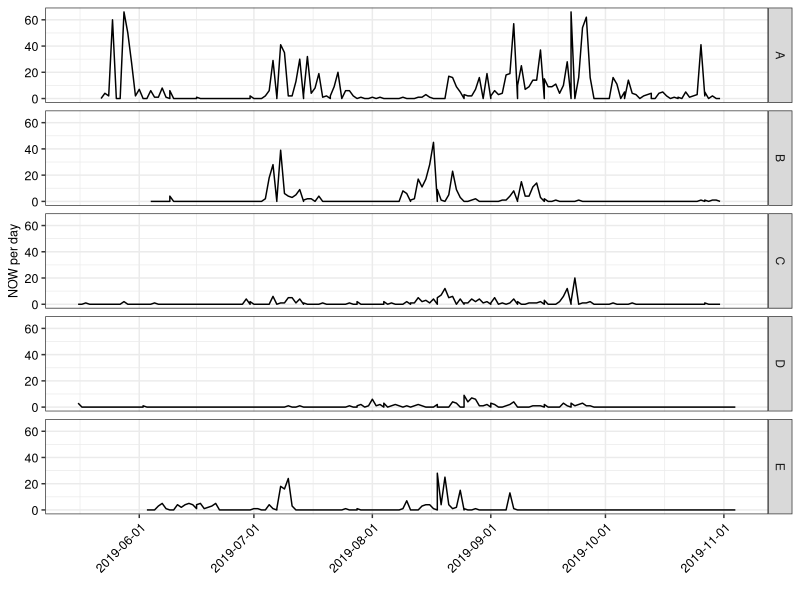
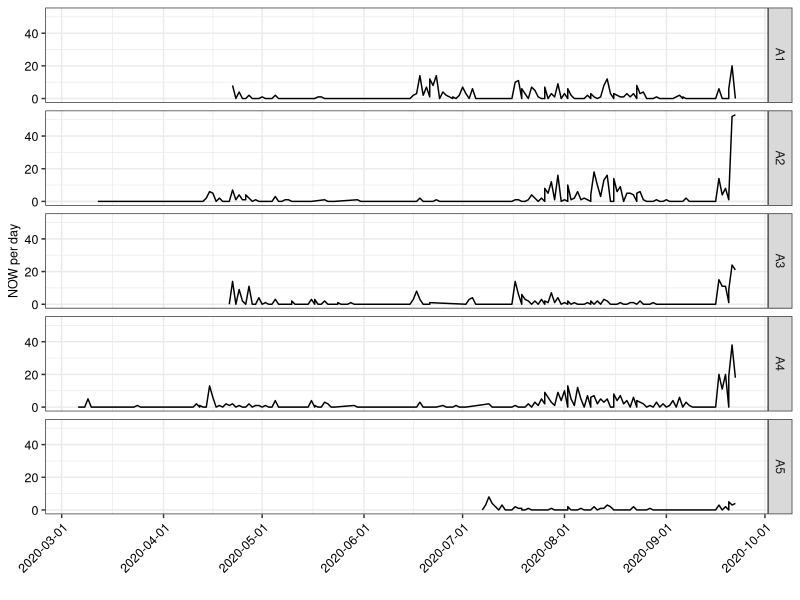
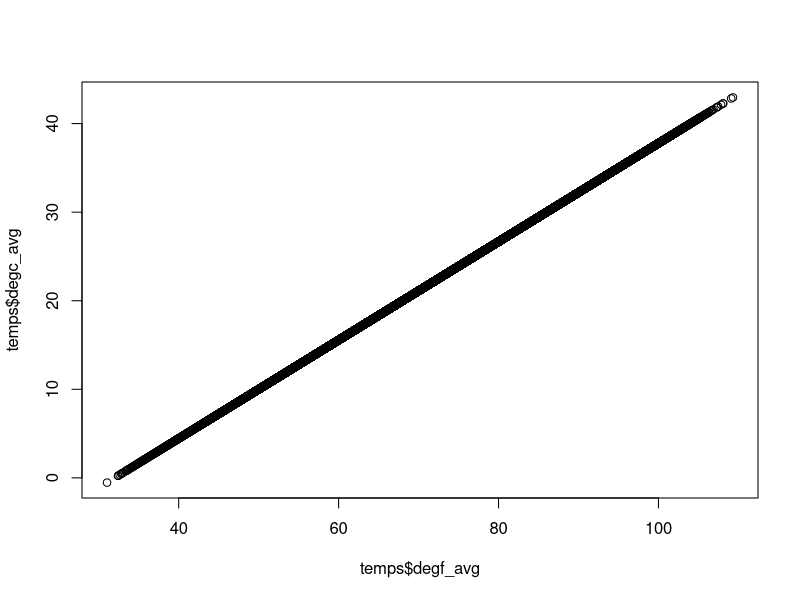
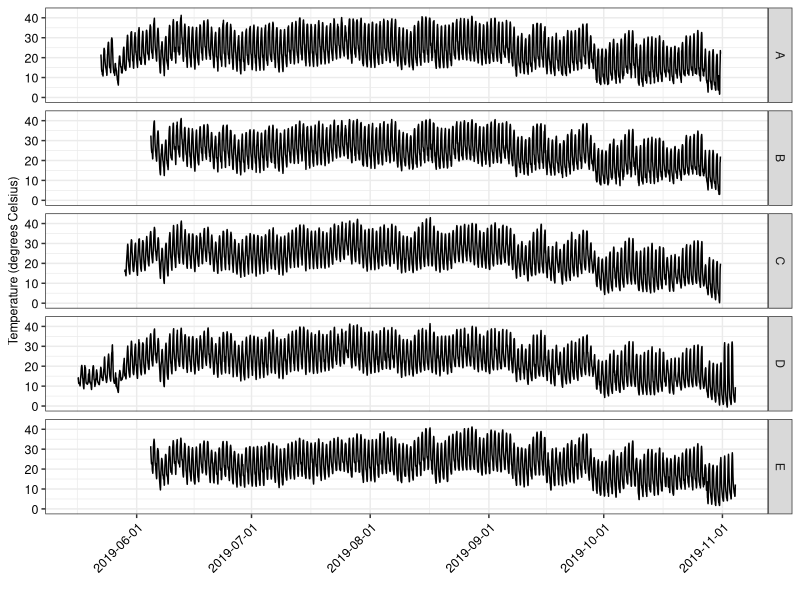
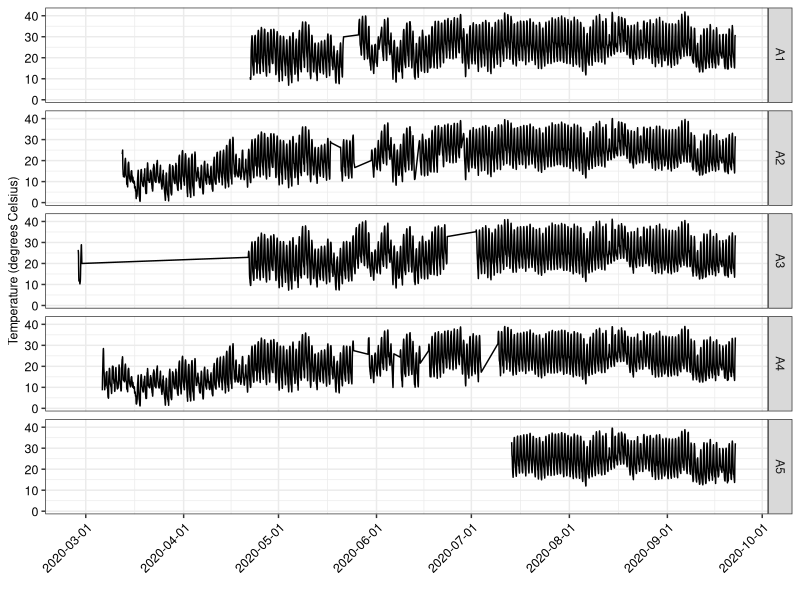
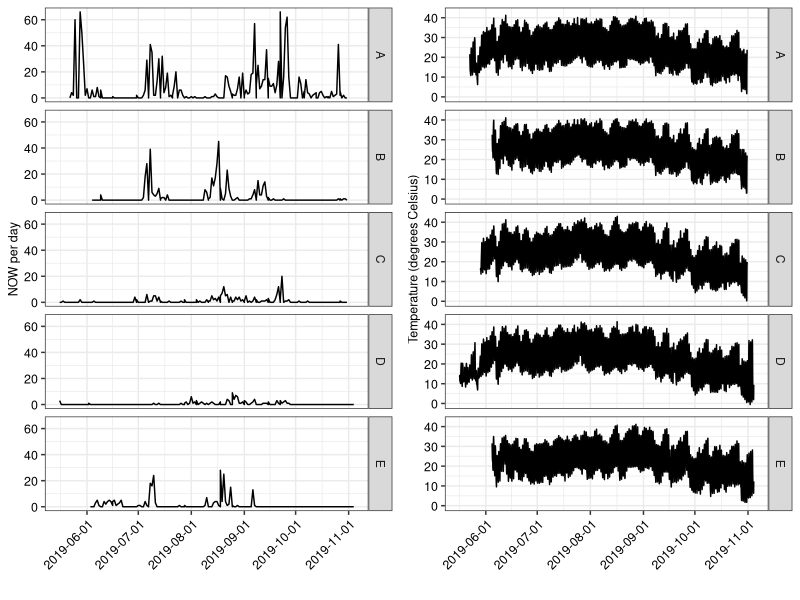
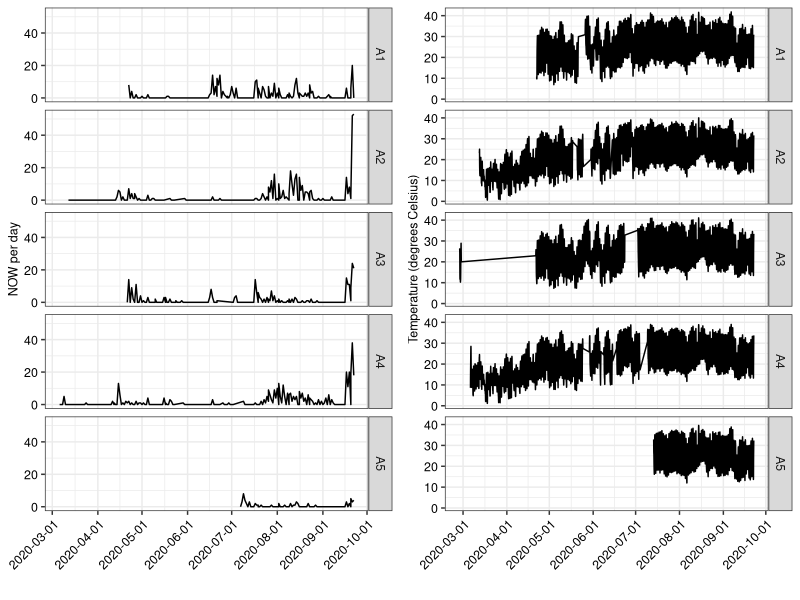
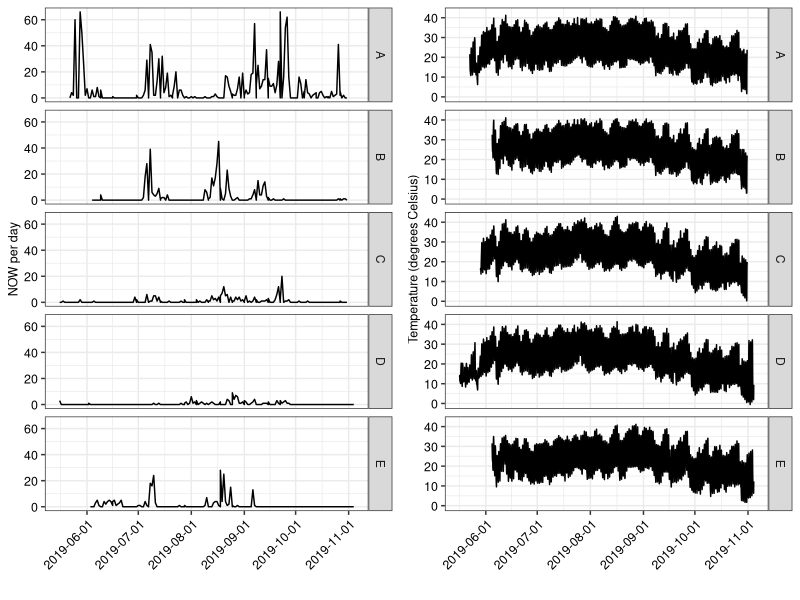

Write R code to recreate these figures, in order.
#===========================================================================#
# script3_plot_phenology_and_temperature.R
# 
# PARTS
# 1. Load 2019 and 2020 count data (line 25)
# 2. Seasonal overview of count data (line 66)
#    - p1: Daily count by site (line graph) for 2019
#    - p2: Daily count by site (line graph) for 2020
# 3. Load 2019 and 2020 temperature data (line 232)
#    - p3: Hourly temperature by site (line graph) for 2019
#    - p4: Hourly temperature by site (line graph) for 2020
# 5. Merge non-zero count data and temperature data (line 319)
#    - p1p3: p1 and p3 side by side [Fig2.jpg]
#    - p2p4: p2 and p4 side by side [Fig3.jpg]
# Output file "combined" saved as...
#   merged_count_and_temp_data.csv
# 6. Explore high and low temps by month
#
#===========================================================================#

library(tidyverse)
library(lubridate)
library(scales)
library(ggpubr)

#---------------------------------------------------------------------------#
#-- 1. Pool and 2019 and 2020 count data -----------------------------------
#---------------------------------------------------------------------------#

### Pool and save all count observarions (including 0)
counts_y19y20 <- read_csv("./data-intermediate/counts_all.csv")
counts_y19y20
# A tibble: 69,390 x 7
#   site  site2 datetime            pest_nmbr pest_dif reviewed event
#   <chr> <chr> <dttm>                  <dbl>    <dbl> <chr>    <chr>
# 1 Perez E     2019-06-03 16:56:00         0        0 No       NA   
# 2 Perez E     2019-06-03 17:56:00         0        0 No       NA   
# 3 Perez E     2019-06-03 18:56:00         0        0 No       NA   

### Set datetime format
counts_y19y20$datetime <- as.POSIXct(counts_y19y20$datetime)
str(counts_y19y20)
attr(counts_y19y20$datetime,"tzone")
# [1] ""

### Attach appropriate timezone attribute (takes daylight saving time into account)
lubridate::tz(counts_y19y20$datetime) <- "America/Los_Angeles"
attr(counts_y19y20$datetime,"tzone") # confirmation
# [1] "America/Los_Angeles"


counts_y19y20 <- counts_y19y20 %>% 
  select(datetime,pest_dif,site,site2) %>% 
  mutate(Yr = year(datetime),
         Mnth = month(datetime, label = TRUE, abbr = TRUE),
         Julian = yday(datetime),
         Hr = hour(datetime),
         Minute = minute(datetime))

head(counts_y19y20,2)
#              datetime pest_dif  site site2   Yr Mnth Julian Hr Minute
# 1 2019-06-06 03:59:00        1 Perez     E 2019  Jun    157  3     59
# 2 2019-06-06 05:59:00        2 Perez     E 2019  Jun    157  5     59

#---------------------------------------------------------------------------#
#-- 2. Plots for daily count data for 2019 and 2020                 ---------
#---------------------------------------------------------------------------#

### temporary data frame allsites for current figure

allsites <- counts_y19y20 %>% 
  mutate(wk = epiweek(datetime))

allsites$caldate <- as.Date(allsites$datetime)
head(allsites,2)
#   datetime pest_dif  site site2   Yr Mnth Julian Hr Minute wk    caldate
# 1 2019-06-06 03:59:00        1 Perez     E 2019  Jun    157  3     59 23 2019-06-06
# 2 2019-06-06 05:59:00        2 Perez     E 2019  Jun    157  5     59 23 2019-06-06

### sumarize counts by day

daily <- allsites %>% 
  group_by(Yr,wk,caldate,site2) %>% 
  summarize(orangeworm = sum(pest_dif)) %>% 
  rename(Date = caldate)
daily
# A tibble: 1,808 x 5
# Groups:   Yr, wk, Date [453]
#      Yr    wk Date       site2 orangeworm
#   <dbl> <dbl> <date>     <chr>      <int>
# 1  2019    17 2019-04-24 C             12
# 2  2019    17 2019-04-25 C              3
# 3  2019    17 2019-04-26 C              0
# 4  2019    17 2019-04-26 D              7

### Manipulate 2019 data file to improve graph appearance and to get 
### geom_line to return to 0 for dates with no captures

daily19 <- daily %>%
  filter(Yr == 2019)
(begin19 <- min(daily19$Date))
#[1] "2019-04-24"
(end19 <- max(daily19$Date))
# [1] "2019-10-30"
daily19
# A tibble: 973 x 5
# Groups:   Yr, wk, Date [223]
#      Yr    wk Date       site2 orangeworm
#   <dbl> <dbl> <date>     <chr>      <int>
# 1  2019    17 2019-04-24 C             12
# 2  2019    17 2019-04-25 C              3
# 3  2019    17 2019-04-26 C              0
# 4  2019    17 2019-04-26 D              7
# 5  2019    17 2019-04-27 C              2

### NB The earliest temperature data we have from Trapview units in 2019
### is May 16, and that is for the tv19e (MWoolf_east). Do not plot trap
### data prior to May 16
begin19 <- as.Date("2019-05-16")

site2 <- sort(unique(daily19$site2))
site2
# [1] "A" "B" "C" "D" "E"

Dates19 <- seq(begin19,end19, by = "1 day")
length(Dates19)
# 173

site2 <- rep(site2, each = 173)
Date <- rep(Dates19, times = 5)

Dates <- data.frame(site2,Date)
head(Dates)
head(daily19)
daily19b <- left_join(Dates,daily19)
head(daily19b,2)
#   site2       Date Yr wk orangeworm
# 1     A 2019-05-16 NA NA         NA
# 2     A 2019-05-17 NA NA         NA

# Replace NA with zero in this data frame
#daily19b$orangeworm[is.na(daily19b$orangeworm)] <- 0

# Pretty up var name for plotting
y19b <- daily19b %>% 
  rename(Site = site2)

head(y19b,2)
#   Site       Date Yr wk orangeworm
# 1    A 2019-05-16 NA NA         NA
# 2    A 2019-05-17 NA NA         NA

str(y19b)
# 'data.frame':	980 obs. of  5 variables:
# $ Site      : chr  "A" "A" "A" "A" ...
# $ Date      : Date, format: "2019-05-16" "2019-05-17" "2019-05-18" "2019-05-19" ...
# $ Yr        : num  NA NA NA NA NA ...
# $ wk        : num  NA NA NA NA NA NA 21 21 21 21 ...
# $ orangeworm: int  NA NA NA NA NA NA 0 4 2 60 ...

# keep getting errors--messed up by NA?
y19b <- y19b[complete.cases(y19b), ]
y19b

p1 <- ggplot(y19b, aes(x = Date,y = orangeworm)) +
  geom_line() +
  facet_grid(Site ~ .) +
  theme_bw() +
  scale_x_date(breaks = as.Date(c("2019-05-01","2019-06-01","2019-07-01","2019-08-01","2019-09-01","2019-10-01","2019-11-01"))) +
  xlab("") +
  ylab("NOW per day") +
  theme(axis.text.x = element_text(color = "black", size = 9, angle = 45, hjust = 1),
        axis.text.y = element_text(color = "black", size = 9),
        axis.title.x = element_text(color = "black", size = 9),
        axis.title.y = element_text(color = "black", size = 9),
        legend.title = element_text(color = "black", size = 14),
        legend.text = element_text(color = "black", size = 14))

p1

# ggsave(filename = "Y19_trapview_daily_by_site.jpg", p1, path = "./results",
#        width = 2.83, height = 5.83, dpi = 300, units = "in", device='jpg')

### Get plot for 2020 count data to match the one for 2019 
### count data
daily20 <- daily %>% 
  filter(Yr == 2020)
(begin20 <- min(daily20$Date))
#[1] "2019-03-09"
(end20 <- max(daily20$Date))
# [1] "2019-09-22"
daily20
# A tibble: 835 x 5
# Groups:   Yr, wk, Date [230]
#      Yr    wk Date       site2 orangeworm
#   <dbl> <dbl> <date>     <chr>      <int>
# 1  2020    10 2020-03-06 A4             0
# 2  2020    10 2020-03-07 A4             0


site2 <- sort(unique(daily20$site2))
site2
# [1] "A1" "A2" "A3" "A4" "A5"

Dates20 <- (Date = seq(begin20,end20, by = "1 day"))
# length = 201

site2 <- rep(site2, each = 201)
Date <- rep(Dates20, times = 5)

Dates20 <- data.frame(site2,Date)
head(Dates20)
daily20
# Groups:   Yr, wk, Date [230]
#      Yr    wk Date       site2 orangeworm
#   <dbl> <dbl> <date>     <chr>      <int>
# 1  2020    10 2020-03-06 A4             0
# 2  2020    10 2020-03-07 A4             0
# 3  2020    10 2020-03-08 A4             0

daily20b <- left_join(Dates20,daily20)
head(daily20b,2)
#   site2       Date Yr wk orangeworm
# 1    A1 2020-03-06 NA NA         NA
# 2    A1 2020-03-07 NA NA         NA

daily20b <- daily20b[complete.cases(daily20b), ]
daily20b <- daily20b %>% 
  rename(Site = site2)

p2 <- ggplot(daily20b, aes(x = Date,y = orangeworm)) +
  geom_line( ) +
  facet_grid(Site ~ .) +
  theme_bw() +
  scale_x_date(breaks = as.Date(c("2020-03-01","2020-04-01","2020-05-01","2020-06-01","2020-07-01","2020-08-01","2020-09-01","2020-10-01"))) +
    xlab("") +
  ylab("NOW per day") +
  theme(axis.text.x = element_text(color = "black", size = 9, angle = 45, hjust = 1),
        axis.text.y = element_text(color = "black", size = 9),
        axis.title.x = element_text(color = "black", size = 9),
        axis.title.y = element_text(color = "black", size = 9),
        legend.title = element_text(color = "black", size = 14),
        legend.text = element_text(color = "black", size = 14))

p2

# ggsave(filename = "Y20_trapview_wkly_by_site.jpg", p2, path = "./results",
#        width = 2.83, height = 5.83, dpi = 300, units = "in", device='jpg')

#---------------------------------------------------------------------------#
#-- 3. Plots for hourly temperature  data for 2019 and 2020 ----------------
#---------------------------------------------------------------------------#

# Load 2 year temperature data from data-intermediate
temps <- read_csv("./data-intermediate/temps_all.csv")
temps

tzone <- "America/Los_Angeles"
lubridate::tz(temps$Date_time) <- tzone
attr(temps$Date_time,"tzone")

#### Get new variable w degrees C
temps <- temps %>% 
  mutate(degc_avg = (degf_avg - 32)/1.8)

plot(temps$degf_avg,temps$degc_avg) # verify

# Add Yr, Mnth, Julian, and Hr to the temps data set
temps <- temps %>% 
  mutate(Yr = year(Date_time),
         Mnth = month(Date_time, label = TRUE, abbr = TRUE),
         Julian = yday(Date_time),
         Hr = hour(Date_time))
temps
# A tibble: 36,549 x 12
#   site  site2 Date_time           degf_avg degf_lo degf_hi rh_avg degc_avg    Yr Mnth  Julian    Hr
#   <chr> <chr> <dttm>                 <dbl>   <dbl>   <dbl>  <dbl>    <dbl> <dbl> <ord>  <dbl> <int>
# 1 Perez E     2019-06-04 16:00:00     88.7    86.2    90.5   59.8     31.5  2019 Jun      155    16
# 2 Perez E     2019-06-04 17:00:00     84      82.4    85.6   69.8     28.9  2019 Jun      155    17
# 3 Perez E     2019-06-04 18:00:00     80.7    79      82.2   74.4     27.0  2019 Jun      155    18

# Pretty and consistent names for plots
temps <- temps %>% 
  rename(Site = site2)

### Temperatures plot for 2019
temps19 <- temps %>% 
  filter(year(Date_time) == 2019)
str(temps19)


p3 <- ggplot(temps19, aes(x = Date_time, y = degc_avg)) +
  geom_line() +
  facet_grid(Site ~ .) +
  theme_bw() +
  #scale_x_datetime(breaks = as.Date.POSIXct(c("2020-03-01","2020-04-01","2020-05-01","2020-06-01","2020-07-01","2020-08-01","2020-09-01","2020-10-01"))) +
  scale_x_datetime(breaks = date_breaks("1 month")) +
  xlab("") +
  ylab("Temperature (degrees Celsius)") +
  theme(axis.text.x = element_text(color = "black", size = 9, angle = 45, hjust = 1),
        axis.text.y = element_text(color = "black", size = 9),
        axis.title.x = element_text(color = "black", size = 9),
        axis.title.y = element_text(color = "black", size = 9),
        legend.title = element_text(color = "black", size = 14),
        legend.text = element_text(color = "black", size = 14))

p3

# ggsave(filename = "Y19_trapview_temps_daily_by_site.jpg", p3, path = "./results",
#        width = 2.83, height = 5.83, dpi = 300, units = "in", device='jpg')

# Temperatures plot for 2020
temps20 <- temps %>% 
  filter(year(Date_time) == 2020)

p4 <- ggplot(temps20, aes(x = Date_time, y = degc_avg)) +
  geom_line() +
  facet_grid(Site ~ .) +
  theme_bw() +
  scale_x_datetime(breaks = date_breaks("1 month")) +
  xlab("") +
  ylab("Temperature (degrees Celsius)") +
  theme(axis.text.x = element_text(color = "black", size = 9, angle = 45, hjust = 1),
        axis.text.y = element_text(color = "black", size = 9),
        axis.title.x = element_text(color = "black", size = 9),
        axis.title.y = element_text(color = "black", size = 9),
        legend.title = element_text(color = "black", size = 14),
        legend.text = element_text(color = "black", size = 14))

p4

#---------------------------------------------------------------------------#
#-- 4. Combined plots for 2019 and 2020                      ----------------
#---------------------------------------------------------------------------#

### Output combined 2020 plots

p1p3 <- ggarrange(p1,p3, ncol = 2)
p1p3

ggsave(filename = "Fig2.jpg", p1p3, path = "./results",
       width = 5.83, height = 5.83, dpi = 300, units = "in", device='jpg')

### Output combined 2020 plots

p2p4 <- ggarrange(p2,p4, ncol = 2)
p2p4

ggsave(filename = "Fig3.jpg", p2p4, path = "./results",
       width = 5.83, height = 5.83, dpi = 300, units = "in", device='jpg')


